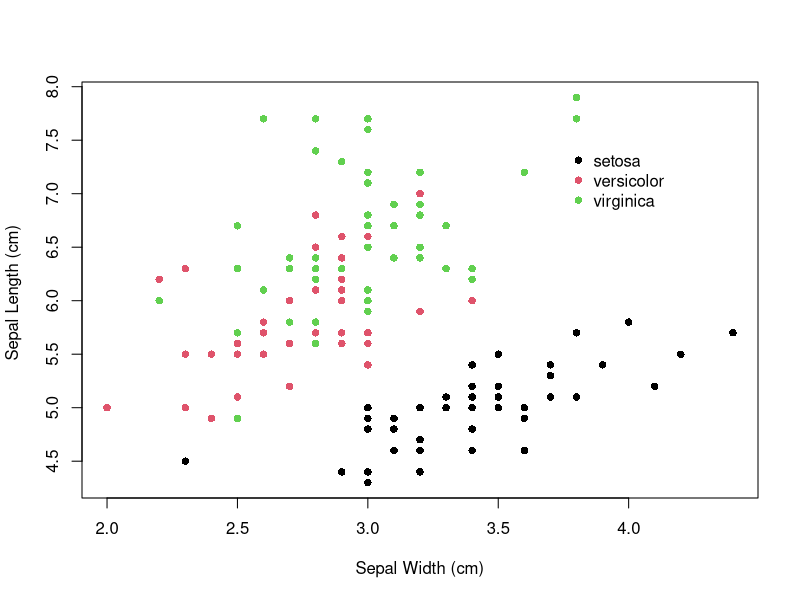
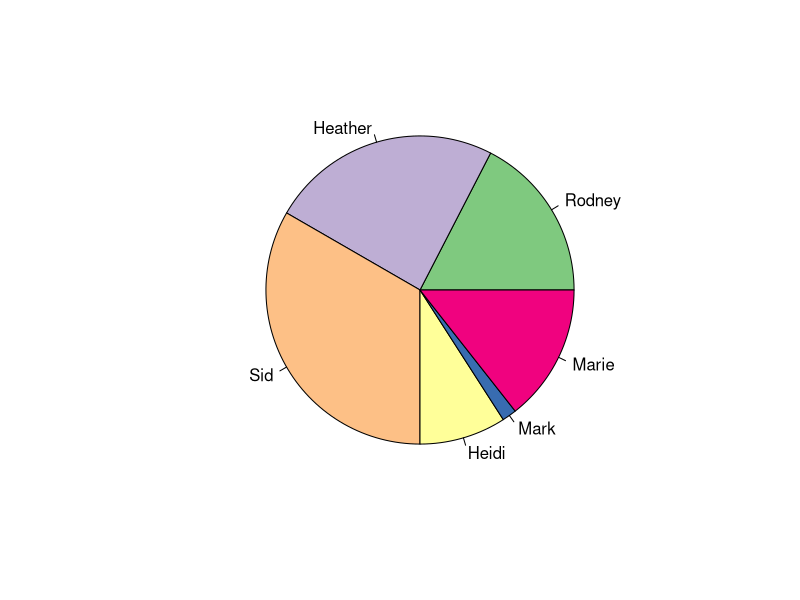
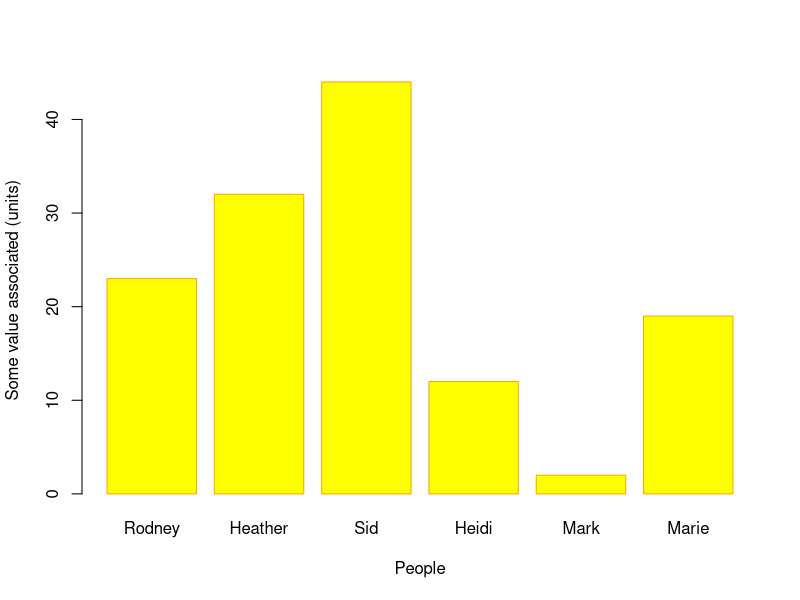
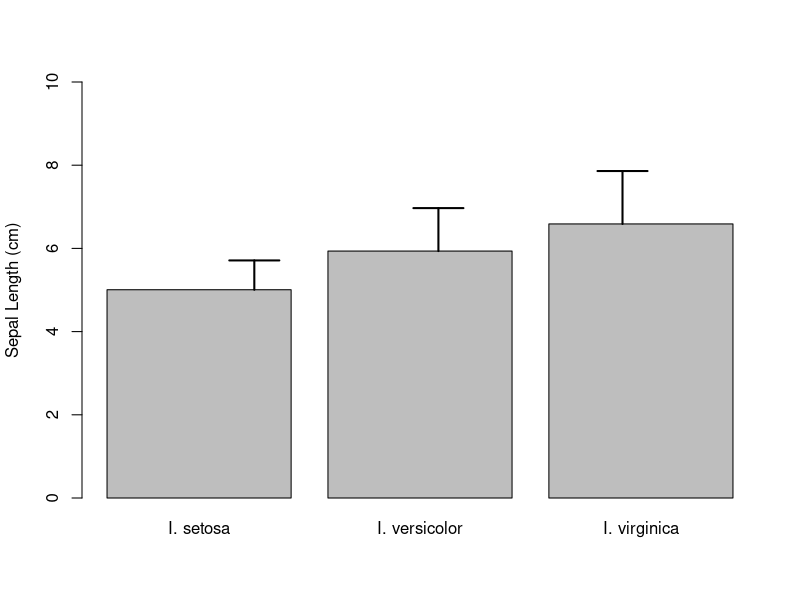
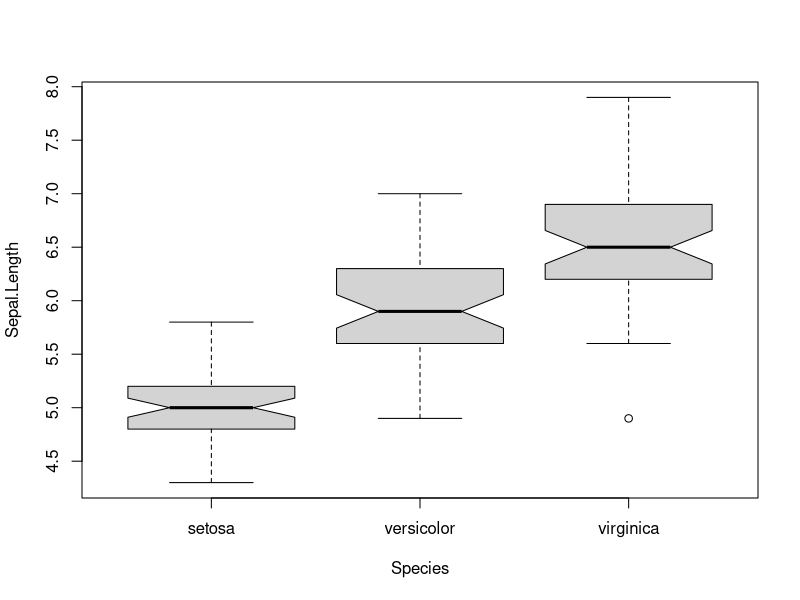
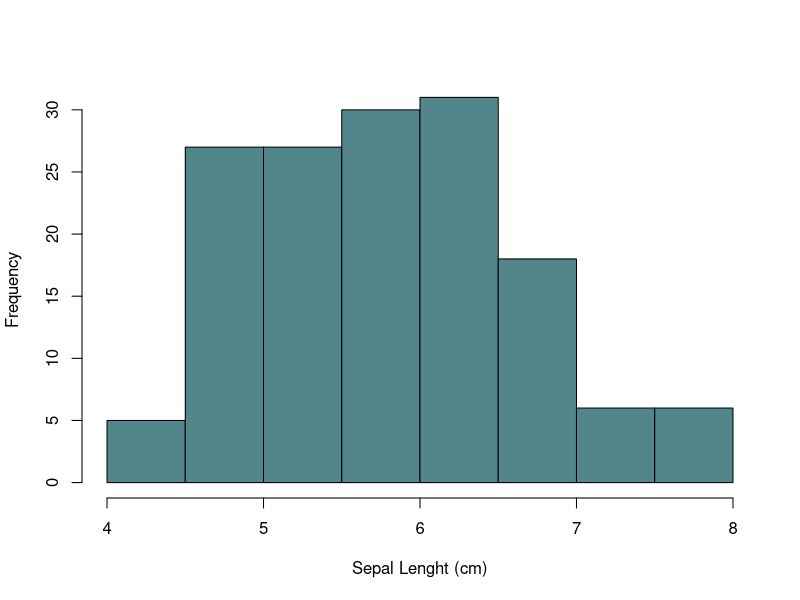

Here is the R script that generated these plots, in order:
## ---- chunk 1
#| label: fig-scatterplot
#| fig-cap: "Scatter plot of sepal length and width values for three iris species."
plot( Sepal.Length ~ Sepal.Width, 
      data = iris, 
      xlab = "Sepal Width (cm)",
      ylab = "Sepal Length (cm) ",
      col = as.numeric( iris$Species ),
      pch = 16) 
legend( 3.75, 7.5, 
        legend = levels( iris$Species ),
        col = 1:3, 
        pch = 16,
        bty = "n")
## ---- chunk 2
x <- c(23, 32,44, 12, 2, 19)
colors <- c("#7fc97f", "#beaed4", "#fdc086", "#ffff99", "#386cb0", "#f0027f")
pie( x, 
     labels = c("Rodney","Heather", "Sid", "Heidi", "Mark", "Marie"), 
     col = colors )
## ---- chunk 3
barplot( x,
         names.arg = c("Rodney","Heather", "Sid", "Heidi", "Mark", "Marie"),
         xlab = "People",
         ylab = "Some value associated (units)",
         col = "yellow",
         border = "orange")
## ---- chunk 4
library( tidyverse )
iris %>%
  group_by( Species ) %>%
  summarize( Mean = mean( Sepal.Length ), 
             SD = sd( Sepal.Length) )  %>%
  mutate( Label = paste( "I.", Species ) ) %>%
    mutate( EB = Mean + 2*SD) -> iris.summary
barplot( iris.summary$Mean, 
         names.arg = iris.summary$Label,
         ylab = "Sepal Length (cm)",
         ylim = c(0,10) )
arrows( 1:3, iris.summary$Mean,
        1:3, iris.summary$EB,
        angle = 90, 
        lwd = 2)

## ---- chunk 5
boxplot( Sepal.Length ~ Species , 
         data = iris, 
         horizontal = FALSE, 
         notch = TRUE)
## ---- chunk 6
#| echo: true
#| fig-cap: "My cool distriubtion of sepal lengths (cm)."
#| label: fig-sepallength
hist( iris$Sepal.Length, 
      xlab="Sepal Lenght (cm)",
      main = "",
      col = "cadetblue4"
      )
